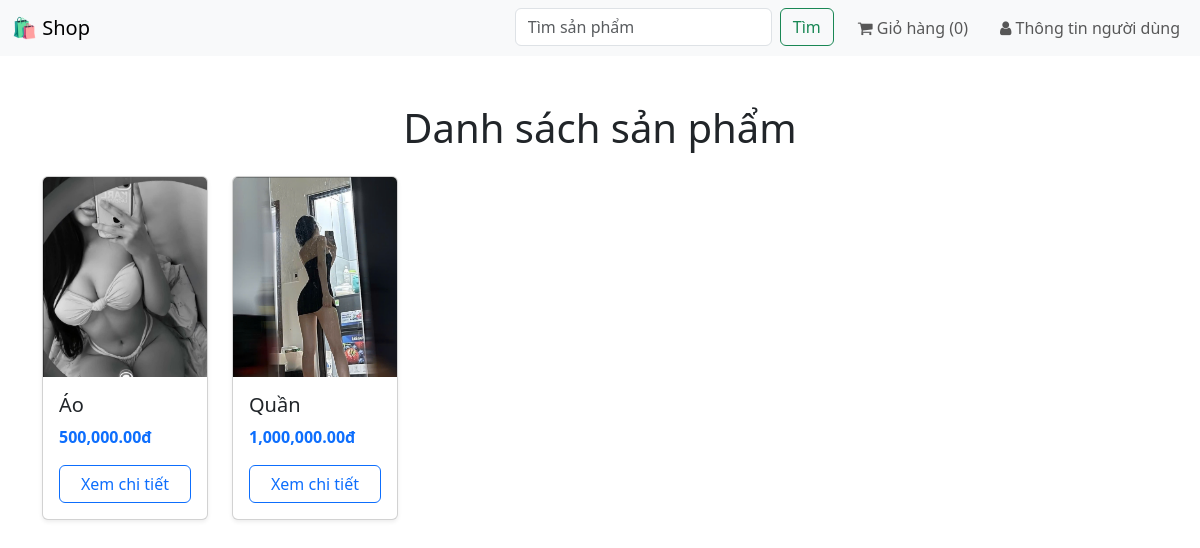
The app's page / (signed in) with its own data.
### fashion/models.py (models this page shows, shortened)
class Product(models.Model):
    name = models.CharField(max_length=200)
    price = models.DecimalField(max_digits=10, decimal_places=2)
    description = models.TextField()
    image = models.ImageField(upload_to='products/')
    category = models.ForeignKey(Category, on_delete=models.CASCADE, null=True, blank=True)

### fashion/views.py (the view)
# urls.py: path('', views.home, name='home'),
@login_required
def home(request):
    products = Product.objects.all()
    return render(request, 'store/home.html', {'products': products, 'cart_item_count': cart_item_count(request)})

### fashion/views.py (called while the page is built)
@login_required
def cart_item_count(request):
    if not request.session.session_key:
        request.session.save()
    session_key = request.session.session_key
    cart_items = CartItem.objects.filter(session_key=session_key)
    return cart_items.count()

### fashion/templates/store/home.html (shortened to what this page needs)
{% extends 'store/base_shop.html' %}
{% load static %}
{% load humanize %}
{% block content %}
<h1 class="mb-4 text-center">Danh sách sản phẩm</h1>
    <div class="row">
      {% for product in products %}
        <div class="col-md-2 col-sm-4 mb-4">
          <div class="card h-100 shadow-sm">
            <img src="{{ product.image.url }}" class="card-img-top" alt="{{ product.name }}" style="height: 200px; object-fit: cover;">
            <div class="card-body">
              <h5 class="card-title">{{ product.name }}</h5>
              <p class="card-text text-primary fw-bold">{{ product.price|intcomma }}đ</p>
              <a href="{% url 'product_detail' product.id %}" class="btn btn-outline-primary w-100">Xem chi tiết</a>
            </div>
          </div>
        </div>
      {% endfor %}
    </div>
{% endblock %}

### records on screen
Product: image (picture), name "Áo", price "500,000.00"
Product: image (picture), name "Quần", price "1,000,000.00"

### other values on screen
{{ cart_item_count }} "0"
